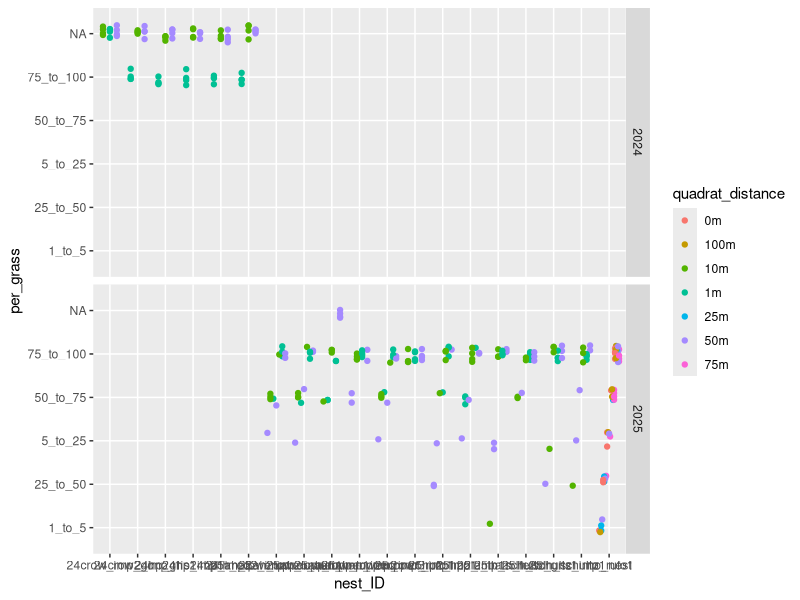

Here is the R script that generated this plot: (Note: this script raises an error after producing the figure.)
# NQ Habitat analysis 17 Dec 2025

#load packages
library(tidyverse) #dplyr package
library(lubridate)
library(lme4) # GLM models
library(gridExtra) # for creating plot grids
library(grid) 
library(glmmTMB) #beta distribution model
library(ggeffects) # getting predicted values from model
library(emmeans)

#load data
sites <- read.csv("nest_survey_site_data.csv") 
penetrometer <- read.csv("habitat_data/2025_penetrometer.csv")
habitat25 <- read.csv("habitat_data/25_nest_habitat.csv")
habitat24 <- read.csv("habitat_data/24_nest_habitat.csv")
habitat_site_transect24 <- read.csv("habitat_data/24_habitat_site_transect.csv")


##### Data Cleaning #####
#change values to lowercase for consistency
penetrometer <- penetrometer %>% mutate(., site = tolower(site), nest_ID = tolower(nest_ID))
habitat25 <- habitat25 %>% mutate(., site = tolower(site), nest_ID = tolower(nest_ID))
habitat24 <- habitat24 %>% mutate(., site = tolower(site), nest_ID = tolower(nest_ID))
habitat_site_transect24 <- habitat_site_transect24 %>% mutate(., site = tolower(site))


#clean
habitat25 <- subset(habitat25, year == '2025') # remove blank rows
habitat25 <- habitat25 %>% mutate(soil_temp_C = as.numeric(soil_temp_C))

penetrometer <- penetrometer %>% mutate(year = NULL, 
                                      month = NULL, 
                                      day = NULL) # dropping columns before joining

# join data sets together
habitat24 <- left_join(habitat24, habitat_site_transect24)
all_habitat <- full_join(habitat25, habitat24)
all_habitat <- left_join(all_habitat, penetrometer)
all_habitat <- merge(all_habitat, sites[, c('location', 'site')], by= "site") # adding locations


# change values to NA
all_habitat[all_habitat == ''] <- NA
all_habitat[all_habitat == 'na'] <- NA

# remove unnecessary columns

all_habitat <- all_habitat %>% mutate(coord_Lat = NULL, 
                                      coord_Lon = NULL, 
                                      coor_N = NULL,
                                      coor_W = NULL,
                                      date_grass_collected = NULL,
                                      X3in_psi = NULL,
                                      X6in._psi = NULL,
                                      X9in_psi = NULL,
                                      X12in_psi = NULL,
                                      X15in_psi = NULL,
                                      X18in_psi = NULL,
                                      long_N = NULL,
                                      lat_W = NULL)

all_habitat <- all_habitat %>% rename(survey_plot = site,
                                      site = location) #change site and location to survery_plot and site respectively. 

#cleaning quadrat column
table(all_habitat$quadrat_no) # values that are "about_x" should just be lumped with the closest quadrat distance
all_habitat$quadrat_no[all_habitat$quadrat_no == 'about_45S'] <- '50S' # replacing values
all_habitat$quadrat_no[all_habitat$quadrat_no == 'about_40S'] <- '50S'
all_habitat$quadrat_no[all_habitat$quadrat_no == 'about_40N'] <- '50N'
all_habitat$quadrat_no[all_habitat$quadrat_no == 'about_45N'] <- '50N'
all_habitat$quadrat_no[all_habitat$quadrat_no == 'about_55E'] <- '50E'
all_habitat$quadrat_no[all_habitat$quadrat_no == 'about_95M'] <- '100M'
all_habitat$quadrat_no[all_habitat$quadrat_no == 'about_37E'] <- '50E'
table(all_habitat$quadrat_no) # check. do all values look right?


#percent cover data

all_habitat <- mutate(all_habitat, mean_litter_depth = rowMeans(select(all_habitat, starts_with("leaf_lit")), na.rm = TRUE))
#note litter depths between 2024 and 2025 seem very different

# Creating quadrat distances column and distance/proximity column
all_habitat <- all_habitat %>%  
  mutate(quadrat_distance = case_when(quadrat_no == "1N" ~ "1m", # column with groupings of quadrat distance
                                       quadrat_no == "1S" ~ "1m",
                                       quadrat_no == "1E" ~ "1m",
                                       quadrat_no == "1W" ~ "1m",
                                       quadrat_no == "10N" ~ "10m",
                                       quadrat_no == "10S" ~ "10m",
                                       quadrat_no == "10E" ~ "10m",
                                       quadrat_no == "10W" ~ "10m",
                                       startsWith(quadrat_no, "50") ~ "50m",
                                       startsWith(quadrat_no, "0") ~ "0m",
                                       startsWith(quadrat_no, "100M") ~ "100m",
                                       startsWith(quadrat_no, "25M") ~ "25m",
                                       startsWith(quadrat_no, "75M") ~ "75m"),
         proximity = case_when(quadrat_no == "1N" ~ "near", # lumps quadrats into a column "near" (1m) nest and "far" from nest (10m and 50m) 
                               quadrat_no == "1S" ~ "near",
                               quadrat_no == "1E" ~ "near",
                               quadrat_no == "1W" ~ "near",
                               quadrat_no == "10N" ~ "far",
                               quadrat_no == "10S" ~ "far",
                               quadrat_no == "10E" ~ "far",
                               quadrat_no == "10W" ~ "far", 
                               quadrat_no == "50N" ~ "far",
                               quadrat_no == "50S" ~ "far",
                               quadrat_no == "50E" ~ "far",
                               quadrat_no == "50W" ~ "far", 
                               startsWith(quadrat_no, "50") ~ "transect", # These are values to represent data at survey_plots where no nest was found. 
                               startsWith(quadrat_no, "0") ~ "transect",
                               startsWith(quadrat_no, "100M") ~ "transect",
                               startsWith(quadrat_no, "25M") ~ "transect",
                               startsWith(quadrat_no, "75M") ~ "transect")) # lumping quadrat distances together

# changing some penetrometer variable classes
all_habitat <- all_habitat %>% 
  mutate(., tip_size_in = as.factor(tip_size_in),#tip size to factor
         quadrat_distance = as.factor(quadrat_distance)) %>% #quadrat_distance
  drop_na(quadrat_distance) # remove NA's

# creating mid points for habitat analysis
all_habitat <- all_habitat %>% 
  mutate(per_bare_midpoint = recode(per_bare, '0' = 0, '1_to_5' = 3, '25_to_50' = 37.5, '5_to_25' = 15, '50_to_75' = 62.5, '75_to_100' = 87.5),
         per_forb_midpoint = recode(per_forb, '0' = 0, '1_to_5' = 3, '25_to_50' = 37.5, '5_to_25' = 15, '50_to_75' = 62.5, '75_to_100' = 87.5),
         per_grass_midpoint = recode(per_grass, '0' = 0, '1_to_5' = 3, '25_to_50' = 37.5, '5_to_25' = 15, '50_to_75' = 62.5, '75_to_100' = 87.5))

##### Intital look at data and exploration #####

# scatter plot looking at each nest's habitat plots
ggplot(all_habitat, aes(x = nest_ID, y = per_grass, color = quadrat_distance)) +
  geom_point(position = position_jitterdodge(jitter.height = 0.2, jitter.width = 0)) +
  facet_grid(vars(year))

# Visualizing cover class values across different quadrat distances
grass_boxplot <- all_habitat %>% filter(., nest_ID != 'no_nest') %>% 
ggplot(., aes(x = factor(quadrat_distance, levels = c('1m', '10m', '50m')), y = per_grass_midpoint)) +
  geom_boxplot(outliers = FALSE, fill ='lightblue') +
  geom_point(position = position_jitterdodge(jitter.height = 0.3, jitter.width = 0.8), size = 2) +
  xlab('quadrat distance') +
  ylab('Percent cover (midpoint)') +
  facet_grid(vars(year)) +
  ggtitle('Grass cover')

bare_boxplot <- all_habitat %>% filter(., nest_ID != 'no_nest') %>% 
  ggplot(., aes(x = factor(quadrat_distance, levels = c('1m', '10m', '50m')), y = per_bare_midpoint)) +
  geom_boxplot(outliers = FALSE, fill ='lightblue')  +
  geom_point(position = position_jitterdodge(jitter.height = 0.3, jitter.width = 0.8), size = 2) +
  #theme(axis.title.y = NULL) +
  xlab('quadrat distance') +
  ylab('') +
  facet_grid(vars(year)) +
  ggtitle('Bare ground cover')

forb_boxplot <- all_habitat %>% filter(., nest_ID != 'no_nest') %>% 
  ggplot(., aes(x = factor(quadrat_distance, levels = c('1m', '10m', '50m')), y = per_forb_midpoint)) +
  geom_boxplot(outliers = FALSE, fill ='lightblue')  +
  geom_point(position = position_jitterdodge(jitter.height = 0.3, jitter.width = 0.8), size = 2) +
  #theme(axis.title.y = NULL) +
  xlab('quadrat distance') +
  ylab('') +
  facet_grid(vars(year)) +
  ggtitle('Forb cover')

grid.arrange(grass_boxplot, bare_boxplot, forb_boxplot, ncol = 3)


# Viszualizing penetrometer data 

ggplot(all_habitat, aes(x = nest_ID, y = psi_avg)) +
  geom_point(position = position_jitterdodge(jitter.height = 0.2, jitter.width = 0)) +
  theme(axis.text.x = element_text(angle =90))


ggplot(all_habitat, aes(x = nest_ID, y = psi_avg)) +
  geom_boxplot(  ) +
  theme(axis.text.x = element_text(angle =90))

ggplot(all_habitat, aes(x = site, y = psi_avg, fill = nest_ID)) +
  geom_boxplot(  ) +
  theme(axis.text.x = element_text(angle =90))

penetrometer_boxplot <- all_habitat %>% filter(., nest_ID != 'no_nest') %>% 
  ggplot(., aes(x = factor(quadrat_distance, levels = c('1m', '10m', '50m')), y = nest_ID)) +
  geom_boxplot(outliers = FALSE, fill ='lightblue')  +
  geom_point(position = position_jitterdodge(jitter.height = 0.3, jitter.width = 0.8), size = 2) +
  #theme(axis.title.y = NULL) +
  xlab('quadrat distance') +
  ylab('')  +
  ggtitle('Soil Compaction (penetrometer)') 
penetrometer_boxplot
summary(penetrometer$psi_avg)
grid.arrange(grass_boxplot, bare_boxplot, forb_boxplot, penetrometer_boxplot, ncol = 2)


##### Looking at habitat by nest #####
# Creating data frame for average cover for nest ID and year. 
nest_habitat_summarized <- all_habitat %>% 
  filter(., nest_ID != 'no_nest') %>%  # removing no_nest counts for now
  group_by(nest_ID, year, quadrat_distance, site, survey_plot) %>% 
  summarize(avg_bare = mean(per_bare_midpoint), #using midpoints to create numeric values from categories
            avg_forb = mean(per_forb_midpoint),
            avg_grass = mean(per_grass_midpoint),
            mean_of_means_litter_cm = mean(mean_litter_depth),
            compaction = mean(psi_avg)) %>% 
  mutate(., quadrat_distance = as.factor(quadrat_distance),
         site = as.factor(site),
         year = as.factor(year),
         survey_plot = as.factor(survey_plot))

ggplot(nest_habitat_summarized, aes(x=avg_grass, y=avg_forb, color = quadrat_distance)) +
  geom_point(size = 3) 

ggplot(nest_habitat_summarized, aes(x = nest_ID, 
                                    y = avg_grass, 
                                    fill = factor(quadrat_distance, levels = c('1m', '10m', '50m')))) +
  geom_bar(stat = 'identity', position = 'dodge', color = 'black') +
  theme(#axis.text.x = element_blank(),
    axis.text.x = element_text(angle = 90, hjust = 0  , vjust = 0, size = 8.5, color = 'black'),#rotate x-axis text
    axis.text.y = element_text(size = 8, color = 'black'),
    axis.title = element_text(size = 8),
   # panel.grid.major = element_blank(),
    #panel.grid.minor = element_blank(),
   # panel.background = element_blank(),
    axis.ticks.x = element_blank()) +
  labs(x = "nest_ID", y = "mean grass midpoint") + #labels
  scale_fill_manual(values = c("#FFA500", "#56B4E9", '#ff6db6'),
                    labels = c("1M", "10M", '50M'),
                    guide = guide_legend(title = NULL)) 

ggplot(nest_habitat_summarized, aes(x = survey_plot, 
                                    y = avg_bare, 
                                    fill = factor(quadrat_distance, levels = c('1m', '10m', '50m')))) +
  geom_bar(stat = 'identity', position = 'dodge', color = 'black') +
  theme(#axis.text.x = element_blank(),
    axis.text.x = element_text(angle = 90, hjust = 0  , vjust = 0, size = 8.5, color = 'black'),#rotate x-axis text
    axis.text.y = element_text(size = 8, color = 'black'),
    axis.title = element_text(size = 8),
    # panel.grid.major = element_blank(),
    #panel.grid.minor = element_blank(),
    # panel.background = element_blank(),
    axis.ticks.x = element_blank()) +
  labs(x = "nest_ID", y = "mean bare midpoint") + #labels
  scale_fill_manual(values = c("#FFA500", "#56B4E9", '#ff6db6'),
                    labels = c("1M", "10M", '50M'),
                    guide = guide_legend(title = NULL))  +
  facet_grid('year')


ggplot(nest_habitat_summarized, aes(x = nest_ID, 
                                    y = compaction, 
                                    fill = factor(quadrat_distance, levels = c('1m', '10m', '50m')))) +
  geom_bar(stat = 'identity', position = 'dodge', color = 'black') +
  theme(#axis.text.x = element_blank(),
    axis.text.x = element_text(angle = 90, hjust = 0  , vjust = 0, size = 8.5, color = 'black'),#rotate x-axis text
    axis.text.y = element_text(size = 8, color = 'black'),
    axis.title = element_text(size = 8),
    # panel.grid.major = element_blank(),
    #panel.grid.minor = element_blank(),
    # panel.background = element_blank(),
    axis.ticks.x = element_blank()) +
  labs(x = "nest_ID", y = "mean soil compaction") + #labels
  scale_fill_manual(values = c("#FFA500", "#56B4E9", '#ff6db6'),
                    labels = c("1M", "10M", '50M'),
                    guide = guide_legend(title = NULL)) 

##### Are habitat measures different in the different quadrat distances? Which habitat measures are different? #####

all_habitat_nonest <- all_habitat %>% 
  filter(., nest_ID != 'no_nest') %>% # removing no_nest row from dataset for modeling
  mutate(., quadrat_distance = as.factor(quadrat_distance),
         site = as.factor(site)) 

nest_habitat_summarized <- nest_habitat_summarized %>% 
  mutate(., avg_grass_prop = avg_grass / 100, 
            avg_bare_prop = avg_bare / 100, 
            avg_forb_prop = avg_forb/ 100) # creating proportion columns (0-1) to meet assumptions for beta tests

nest_habitat_summarized2025 <- nest_habitat_summarized %>% 
  filter(., year == 2025) 

nest_habitat_summarized$quadrat_distance <- relevel(nest_habitat_summarized$quadrat_distance, ref = '1m') #relevel so reference value is 1 meter quadrats
all_habitat_nonest$quadrat_distance <- relevel(all_habitat_nonest$quadrat_distance, ref = '1m')
nest_habitat_summarized2025$quadrat_distance <- relevel(nest_habitat_summarized2025$quadrat_distance, ref = '1m') #relevel so reference value is 1 meter quadrats


##### Creating models for each habitat cover measure #####
## Grass Model
## Testing normality
## grass  vs quadrat distances - Data NOT normal. Using only 2025 data, as 2024 data is lacking
shapiro.test(nest_habitat_summarized$avg_grass)
shapiro.test(log(nest_habitat_summarized$avg_grass))
hist(nest_habitat_summarized$avg_grass)

#Creating models
grass_model2 <- glmmTMB(avg_grass_prop ~ quadrat_distance + (1|site), 
                      data = nest_habitat_summarized2025, 
                      family = beta_family) # using means of each quadrat at each nest
summary(grass_model2) # AIC = -82.3
summary(aov(grass_model2)) # quadrat distance has a strong effect on the amount of grass, and there is a minor effect from site.

grass_model3 <- glmmTMB(avg_grass_prop ~ quadrat_distance + (1 + survey_plot|site), 
                        data = nest_habitat_summarized2025, 
                        family = beta_family) # using means of each quadrat at each nest
summary(grass_model3) #
summary(aov(grass_model3)) #

## Forb Model
#Testing normality
## forb vs quadrat distances - data is normal when log transformed
shapiro.test(nest_habitat_summarized$avg_forb)
shapiro.test(log1p(nest_habitat_summarized$avg_forb))
hist(nest_habitat_summarized$avg_forb)
hist(log1p(nest_habitat_summarized$avg_forb))

forb_model1 <- glmmTMB(log1p(avg_forb) ~ quadrat_distance + (1|site) + year, #log transform data to make normal
                      data = nest_habitat_summarized, 
                      family = gaussian(link = 'identity'))
                     # start = list(theta = 0)) # using means of each quadrat at each nest
summary(forb_model1) # AIC = 114.2

ggpredict(forb_model1, terms = c("quadrat_distance")) |> plot()
summary(aov(forb_model1)) #site is affecting the outcome of this model.


forb_model2 <- glmmTMB(log1p(avg_forb) ~ quadrat_distance + (1 + survey_plot|site) + year, #log transform data to make normal
                       data = nest_habitat_summarized, 
                       family = gaussian(link = 'identity'))
# start = list(theta = 0)) # using means of each quadrat at each nest
summary(forb_model2) # AIC = 
summary(aov(forb_model2)) #survey_plot and year having a big effect on average forbs
ggpredict(forb_model2, terms = c("quadrat_distance")) |> plot()

# model using only 2025 data
shapiro.test(nest_habitat_summarized2025$avg_forb)
shapiro.test(log1p(nest_habitat_summarized2025$avg_forb))
hist(nest_habitat_summarized2025$avg_forb)
hist(log1p(nest_habitat_summarized2025$avg_forb))

forb_model1_2025 <- glmmTMB(log1p(avg_forb) ~ quadrat_distance + (1|site), #log transform data to make normal
                       data = nest_habitat_summarized2025, 
                       family = gaussian(link = 'identity'))
# start = list(theta = 0)) # using means of each quadrat at each nest
summary(forb_model1_2025) # AIC = 52.4

ggpredict(forb_model1_2025, terms = c("quadrat_distance")) |> plot()
summary(aov(forb_model1_2025)) #site is affecting the outcome of this model.


## Bare Model 
# Testing normality
# bare vs quadrat distances - data NOT normal
shapiro.test(nest_habitat_summarized$avg_bare)
hist(nest_habitat_summarized$avg_bare)

bare_model1 <- glmmTMB(avg_bare_prop ~ quadrat_distance + (1|site), 
                       data = nest_habitat_summarized, 
                       family = ordbeta(link = 'logit'))

bare_model2 <- glmmTMB(avg_bare_prop ~ quadrat_distance + (1|site) + year, 
                        data = nest_habitat_summarized, 
                        family = ordbeta(link = 'logit'))

bare_model3 <- glmmTMB(avg_bare_prop ~ quadrat_distance + (1 + survey_plot|site), 
                       data = nest_habitat_summarized, 
                       family = ordbeta(link = 'logit'))

summary(bare_model1) # AIC = 13.0
summary(bare_model2) # AIC = 54.6
summary(aov(bare_model1)) # site is affecting the outcome of this model. 
summary(aov(bare_model2))# large effect of year and site, small effect with quadrat distance
summary(bare_model3)
summary(aov(bare_model3))
ggpredict(bare_model1, terms = c("quadrat_distance")) |> plot()
#ggpredict(bare_model2, terms = c("year")) |> plot()

## 2025 data only
shapiro.test(nest_habitat_summarized2025$avg_bare)
hist(nest_habitat_summarized2025$avg_bare)

bare_model1_2025 <- glmmTMB(avg_bare_prop ~ quadrat_distance + (1|site), 
                       data = nest_habitat_summarized2025, 
                       family = ordbeta(link = 'logit'))

summary(bare_model1_2025) # AIC = 13.0
summary(aov(bare_model1_2025)) # site is affecting the outcome of this model. 
ggpredict(bare_model1_2025, terms = c("quadrat_distance")) |> plot()

##### calculating Emmeans, conduction pairwise comparison tests across distances, obtaining predicted values for plotting #####

library(emmeans)
## grass model
grass_emm<-emmeans(grass_model3, "quadrat_distance", type = "response")
grass_emm

plot(grass_emm, type="response")   # Link scale by default
pairs(grass_emm, reverse = TRUE) # pairwise comparison

# predicted values
preds_grass <- predict(grass_model3, type = "response", se.fit = TRUE)
print(preds_grass)

## forb model
forb_emm<-emmeans(forb_model2, "quadrat_distance", type = "response")
forb_emm

plot(forb_emm, type="response")   # Link scale by default
pairs(forb_emm, reverse = TRUE) # pairwise comparison

# predicted values
preds_forb <- predict(forb_model2, type = "response", se.fit = TRUE)
print(preds_forb)

## bare model
bare_emm<-emmeans(bare_model1, "quadrat_distance", type = "response")
bare_emm

plot(bare_emm, type="response")   # Link scale by default
pairs(bare_emm, reverse = TRUE) # comparison

# predicted values
preds_bare <- predict(bare_model1, type = "response", se.fit = TRUE)
print(preds_bare)

# add predictions to a new dataframe 
nest_habitat_preds <- nest_habitat_summarized
nest_habitat_preds <- nest_habitat_preds[-c(26), ]

nest_habitat_preds2025 <- nest_habitat_summarized2025
nest_habitat_preds2025 <- nest_habitat_preds2025[-c(9), ]

nest_habitat_preds2025$grass_fit <- preds_grass$fit 
nest_habitat_preds2025$grass_se <- preds_grass$se.fit

nest_habitat_preds$forb_fit <- preds_forb$fit 
nest_habitat_preds$forb_se <- preds_forb$se.fit

nest_habitat_preds$bare_fit <- preds_bare$fit 
nest_habitat_preds$bare_se <- preds_bare$se.fit

nest_habitat_preds <- left_join(nest_habitat_preds, nest_habitat_preds2025)

distance_predictions <- nest_habitat_preds %>% select(.,-c(nest_ID, site, year)) # create dataframe to be grouped by habitat only
distance_predictions <- distance_predictions %>%
  group_by(quadrat_distance) %>% 
  summarize_if(is.numeric, mean, na.rm = TRUE, .groups = "drop") # condense data and find mean value of predictions
distance_predictions <- distance_predictions %>% # calculate confidence intervals
  mutate(grass_LCI = grass_fit - grass_se,
         grass_UCI = grass_fit + grass_se,
         forb_LCI = forb_fit - forb_se,
         forb_UCI = forb_fit + forb_se,
         bare_LCI = bare_fit - bare_se,
         bare_UCI = bare_fit + bare_se)

#distance_predictions <- probs %>% group_by(habitat) %>% summarize_if(is.numeric, mean, na.rm = TRUE, .groups = "drop")

# Shape data for plotting
fit <- distance_predictions %>% 
  select(., 
         quadrat_distance,
         grass_fit,
         forb_fit,
         bare_fit) %>% 
  pivot_longer(., 
               cols = c(grass_fit, forb_fit, bare_fit), 
               names_to = "cover", 
               values_to = "fit") %>% 
  mutate(., cover = case_when(startsWith(cover, 'grass') ~ 'grass',
                              startsWith(cover, 'forb') ~ 'forb' ,
                              startsWith(cover, 'bare') ~ 'bare'))

LCI <- distance_predictions %>% 
  select(., 
         quadrat_distance,
         grass_LCI,
         forb_LCI,
         bare_LCI) %>% 
  pivot_longer(., 
                cols = c(grass_LCI, forb_LCI, bare_LCI), 
                names_to = "cover", 
                values_to = "LCI") %>% 
  mutate(., cover = case_when(startsWith(cover, 'grass') ~ 'grass',
                              startsWith(cover, 'forb') ~ 'forb' ,
                              startsWith(cover, 'bare') ~ 'bare'))

UCI<- distance_predictions %>% 
  select(., 
         quadrat_distance,
         grass_UCI,
         forb_UCI,
         bare_UCI) %>% 
  pivot_longer(., 
               cols = c(grass_UCI, forb_UCI, bare_UCI), 
               names_to = "cover", 
               values_to = "UCI") %>% 
  mutate(., cover = case_when(startsWith(cover, 'grass') ~ 'grass',
                              startsWith(cover, 'forb') ~ 'forb' ,
                              startsWith(cover, 'bare') ~ 'bare'))

fits_plot <- full_join(fit, LCI)
fits_plot <- full_join(fits_plot, UCI)
fits_plot # data frame for plotting


# plotting predicted values
bare_emmeans_plot <- fits_plot %>% filter(., cover == 'bare') %>% 
ggplot(., aes(x = quadrat_distance, y = fit)) +
  geom_point(size = 6, shape = 20
            # colour= c("olivedrab3", "forestgreen", "goldenrod2")
  ) +
  theme(
    axis.text.x = element_text(angle = 0, vjust = 0.8, size =12, color = 'black'),#rotate x-axis text
    axis.text.y = element_text(size = 12, color = 'black'),
    axis.title = element_text(size =16),
    panel.grid.major = element_blank(),
    panel.grid.minor = element_blank(),
    panel.background = element_blank(),
    panel.border = element_rect(colour = "black", fill=NA, linewidth=1),
    axis.ticks.x = element_blank()) +
  geom_errorbar(aes(ymin = LCI, ymax = UCI), size = 1.5, width = 0.4) +
  labs(x = 'Quadrat distance', y = "") + 
  annotate("text", x = 2, y = 0.43, label = "A", size = unit(10, "pt")) +
  geom_segment(aes(x = 0.75, y = 0.42, xend = 3.25, yend = 0.42)) +
  ggtitle("Bare")

forb_emmeans_plot <- fits_plot %>% filter(., cover == 'forb') %>% 
  ggplot(., aes(x = quadrat_distance, y = fit)) +
  geom_point(size = 6, shape = 20
             # colour= c("olivedrab3", "forestgreen", "goldenrod2")
  ) +
  theme(
    axis.text.x = element_text(angle = 0, vjust = 0.8, size =12, color = 'black'),#rotate x-axis text
    axis.text.y = element_text(size = 12, color = 'black'),
    axis.title = element_text(size =16),
    panel.grid.major = element_blank(),
    panel.grid.minor = element_blank(),
    panel.background = element_blank(),
    panel.border = element_rect(colour = "black", fill=NA, linewidth=1),
    axis.ticks.x = element_blank()) +
  geom_errorbar(aes(ymin = LCI, ymax = UCI), size = 1.5, width = 0.4) +
  labs(x = '', y = "") + 
  annotate("text", x = 2, y = 2.5, label = "A", size = unit(10, "pt")) +
  geom_segment(aes(x = 0.75, y = 2.45, xend = 3.25, yend = 2.45))+
  ggtitle("Forb")


grass_emmeans_plot <- fits_plot %>% filter(., cover == 'grass') %>% 
  ggplot(., aes(x = quadrat_distance, y = fit)) +
  geom_point(size = 6, shape = 20
             # colour= c("olivedrab3", "forestgreen", "goldenrod2")
  ) +
  theme(
    axis.text.x = element_text(angle = 0, vjust = 0.8, size =12, color = 'black'),#rotate x-axis text
    axis.text.y = element_text(size = 12, color = 'black'),
    axis.title = element_text(size =16),
    panel.grid.major = element_blank(),
    panel.grid.minor = element_blank(),
    panel.background = element_blank(),
    panel.border = element_rect(colour = "black", fill=NA, linewidth=1),
    axis.ticks.x = element_blank()) +
  geom_errorbar(aes(ymin = LCI, ymax = UCI), size = 1.5, width = .4) +
  labs(x = '', y = "emmeans") + 
  annotate("text", x = 1.5, y = .875, label = "A", size = unit(10, "pt")) +
  geom_segment(aes(x = 0.75, y = .86, xend = 2.25, yend = .86)) +
  annotate("text", x = 3, y = .875, label = "B", size = unit(10, "pt")) +
  geom_segment(aes(x = 3.25, y = .86, xend = 2.75, yend = .86)) +
  ggtitle("Grass")
grass_emmeans_plot

grid.arrange(grass_emmeans_plot, bare_emmeans_plot, forb_emmeans_plot, ncol = 3)







# Penetrometer soil compaction model

## soil compaction vs quadrat distances 
shapiro.test(all_habitat_nonest$psi_avg)
shapiro.test(log(all_habitat_nonest$psi_avg))
hist(all_habitat_nonest$psi_avg)
hist(log(all_habitat_nonest$psi_avg))
# Data is not normal, but it is fairly close. I'm wondering if a guassian distribution is fine to run.I also tried running a gamma.

penetrometer_model1 <- glmmTMB(psi_avg ~ quadrat_distance + (1+ survey_plot|site),
                       data = all_habitat_nonest, 
                       family = gaussian(link = "identity")) 

summary(penetrometer_model1) # AIC = 1683.4, significant at 1m
summary(aov(penetrometer_model1)) # site is affecting the outcome of this model.

penetrometer_model2 <- glmmTMB(psi_avg ~ quadrat_distance + (1+ survey_plot|site),
                               data = all_habitat_nonest, 
                               family = Gamma(link = 'log')) 

summary(penetrometer_model2) # AIC = 1683.4, significant at 1m
summary(aov(penetrometer_model2)) # site is affecting the outcome of this model.
